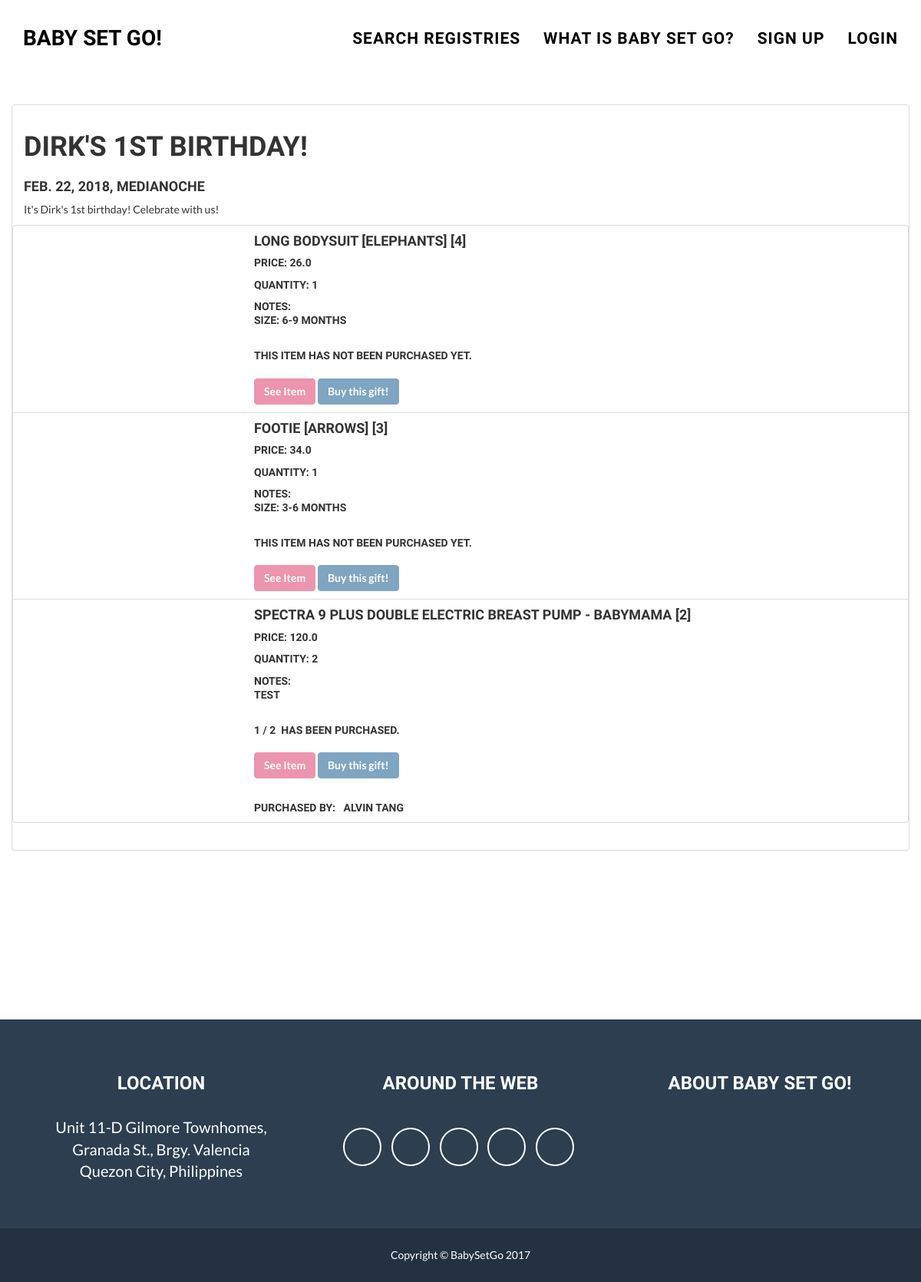
Screenshot of /public/registry/detail/2/ with the database file from the repository.
### registry/models.py (models this page shows, shortened)
class Registry(models.Model):
    delivery_options = (('venue','Venue'),('address','Home Address'))
    name = models.CharField(max_length=255)
    slug = extension_fields.AutoSlugField(populate_from='id', blank=True)
    created = models.DateTimeField(auto_now_add=True, editable=False)
    last_updated = models.DateTimeField(auto_now=True, editable=False)
    id = models.AutoField(primary_key=True)
    event_description = models.CharField(max_length=1000, null=True)
    event_date = models.DateTimeField(null=True, blank=False)
    event_venue = models.CharField(max_length=255, blank=False)
    name_baby = models.CharField(max_length=255, blank=False)
    name_mother = models.CharField(max_length=255, blank=False)
    name_father = models.CharField(max_length=255, blank=False)
    address = models.CharField(max_length=255, blank=False)
    delivered_where = models.CharField(choices=delivery_options,max_length=30, blank=False)
    due_date = models.DateField(blank=True, null=True)
    baby_birthdate = models.DateField(blank=True)
    created_by = models.ForeignKey(settings.AUTH_USER_MODEL, )
    class Meta:
        ordering = ('-created',)

class RegistryItem(models.Model):
    id = models.AutoField(primary_key=True)
    name = models.CharField(max_length=255)
    slug = extension_fields.AutoSlugField(populate_from='id', blank=True)
    created = models.DateTimeField(auto_now_add=True, editable=False)
    last_updated = models.DateTimeField(auto_now=True, editable=False)
    bought_by = models.TextField(max_length=1000, null=True, blank=True)
    message = models.TextField(max_length=10000, null=True, blank=True)
    bought = models.BooleanField()
    price_from_vendor = models.TextField(max_length=100)
    price_display = models.TextField(max_length=100)
    item_url = models.TextField(max_length=300)
    img_url =  models.TextField(max_length=300)
    item_notes = models.TextField(max_length=300)
    quantity = models.IntegerField()
    quantity_bought = models.IntegerField()
    registry = models.ForeignKey('registry.Registry', )
    class Meta:
        ordering = ('-created',)

### registry/views.py (the view)
# urls.py: url(r'^public/registry/detail/(?P<pk>\S+)/$', views.RegistryDetailPublicView.as_view(), name='registry_registry_detail'),
class RegistryDetailPublicView(DetailView):
    template_name = 'registry/registry_public.html'
    model = Registry
    def get(self,request,**kwargs):
        pk = kwargs["pk"]
        context = {}
        form = RegistryItemBuyForm()
        registry = Registry.objects.get(pk=pk)
        context = { 'form': form,
                    'object': registry}
        return render(request, self.template_name, context)

### base/context_processors.py (called while the page is built)
def breadcrumbs(request):
    try:
        view_name = resolve(request.path_info).url_name
    except:
        return {}
    if view_name in breadcrumbs_views:
        return {'breadcrumbs': breadcrumbs_views[view_name]}
    return {}

def add_login_form(request):
    return {
        'login_form': LoginForm(),
    }

### registry/templates/registry/registry_public.html (shortened to what this page needs)
{% extends 'baby/base.html' %}
{% load static %}
{% load i18n %}
{% block content %}
<div class="container">
    <div class="row row-centered home-cards">
        <div class="panel card panel-default">
            <div class="panel-body">
                <h1>{{ object.name }}<a href="#"></a></h1>
                <h3>{{ object.event_date }}</h3>
                <p>
                    {{ object.event_description }}
                </p>
                <div class="list-group django-list">
                    {% for item in object.registryitem_set.all %}
                    <div class="list-group-item row">
                        <div class="img-separator col-md-3">
                        </div>
                        <div class="text-separator col-md-9">
                            <h4 class="list-group-item-heading">{{ item.name }}  [{{ item.id }}]</h4>
                            <h5 class="list-group-item-text">Price: {{ item.price_from_vendor }}</h5>
                            <h5 class="list-group-item-text">Quantity: {{ item.quantity }}</h5>
                            <h5 class="list-group-item-text">Notes: <br>{{ item.item_notes }}</h5>
                            {% if item.bought == 1 %}
                                <h5 class="list-group-item-text"><br>{{ item.quantity_bought }} / {{ item.quantity }}&nbsp has been purchased.</h5>
                                {% if item.quantity_bought < item.quantity %}
                                <br>
                                <a href="{{ item.item_url }}" class="col-centered btn btn-info">See Item</a>
                                <button class="col-centered btn btn-primary buy-button" type="button" name="button" data-toggle="modal" data-target="#buyModal">Buy this gift!</button>
                                {% endif %}
                                <h5 class="list-group-item-text"><br>Purchased by: &nbsp {{ item.bought_by }}</h5>
                            {% else %}
                                <h5 class="list-group-item-text"><br>This item has not been purchased yet.</h5><br>
                                <a href="{{ item.item_url }}" class="col-centered btn btn-info">See Item</a>
                                <button class="col-centered btn btn-primary buy-button" type="button" name="button" data-toggle="modal" data-target="#buyModal">Buy this gift!</button>
                            {% endif %}
                        </div>
                    </div>
                    {% endfor %}
                </div>
            </div>
        </div>
    </div>
</div>
{% endblock %}

### base/static/css/freelancer.css (style rules this page uses)
body { font-family: 'Lato', 'Helvetica Neue', Helvetica, Arial, sans-serif; overflow-x: hidden; }
p { font-size: 20px; }
a, a:hover, a:focus, a:active, a.active { color: #ade4cd; }
h1, h2, h3, h4, h5, h6 { font-family: "Bubbler One", "Helvetica Neue", Helvetica, Arial, sans-serif; text-transform: uppercase; font-weight: 700; }
.btn-primary { color: white; background-color: #7FA5C3; border-color: #7FA5C3; font-weight: 700; }
.btn-info { color: white; background-color: #ED94AF; border-color: #ED94AF; font-weight: 700; }
.home-cards { margin-top: 100px; position: relative; padding-bottom: 100px; }
.home-cards .card { padding: 0; }
.home-cards .card .panel-body h3 { font-size: 18px; font-weight: 600; line-height: normal; font-style: normal; }
.home-cards .card .panel-body p { font-size: 14px; font-style: normal; font-weight: normal; }

### rows the page displays
Registry: name "DIRK'S 1ST BIRTHDAY!", event_date "FEB. 22, 2018, MEDIANOCHE", event_description "It's Dirk's 1st birthday! Celebrate with us!"
RegistryItem: name "LONG BODYSUIT [ELEPHANTS]", id "4", price_from_vendor "26.0", quantity "1", item_notes "SIZE: 6-9 MONTHS"
RegistryItem: name "FOOTIE [ARROWS]", id "3", price_from_vendor "34.0", quantity "1", item_notes "SIZE: 3-6 MONTHS"
RegistryItem: name "SPECTRA 9 PLUS DOUBLE ELECTRIC BREAST PUMP - BABYMAMA", id "2", price_from_vendor "120.0", quantity "2", item_notes "TEST", quantity_bought "1", bought_by "ALVIN TANG"
